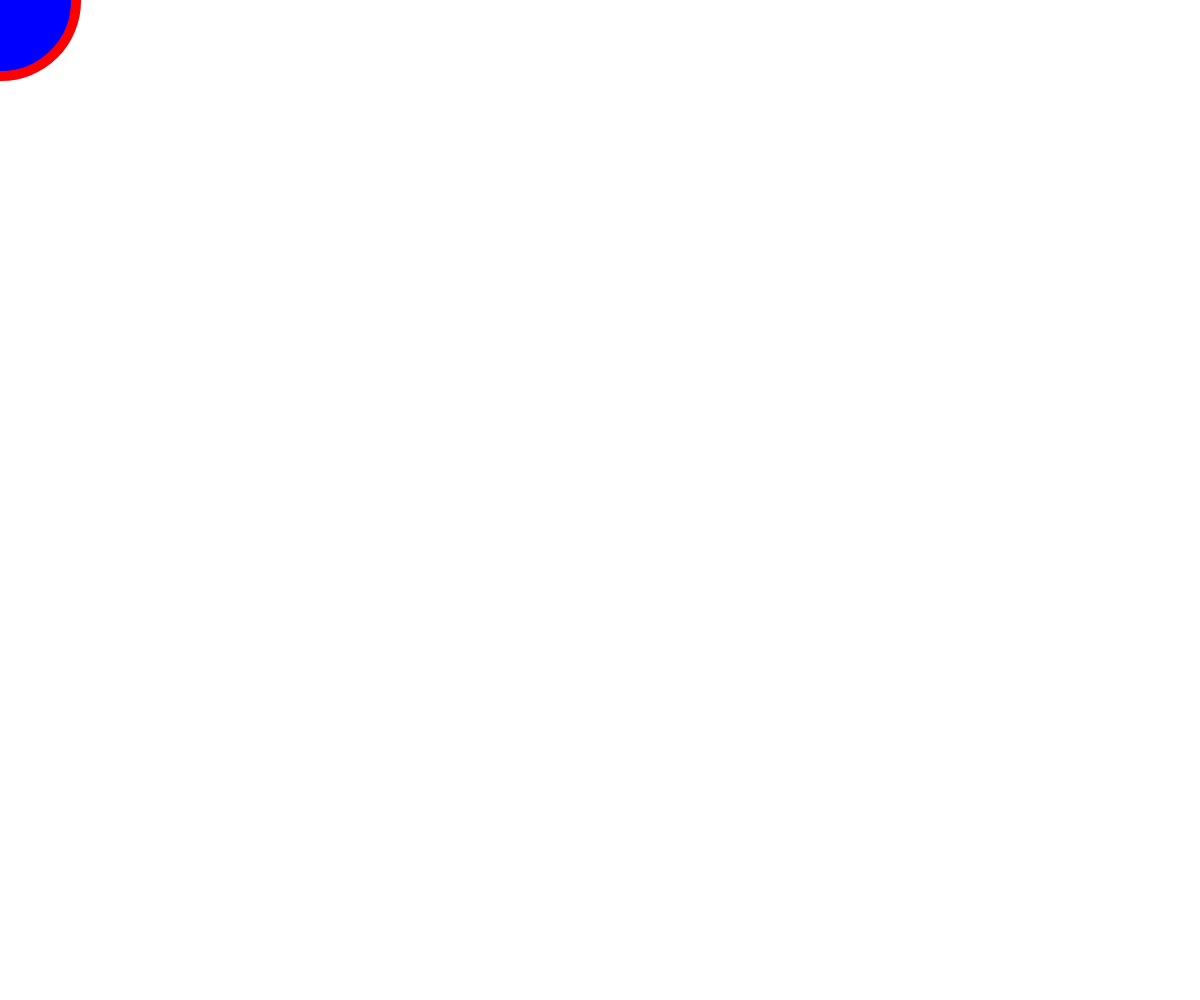
Frame 1 (no input)
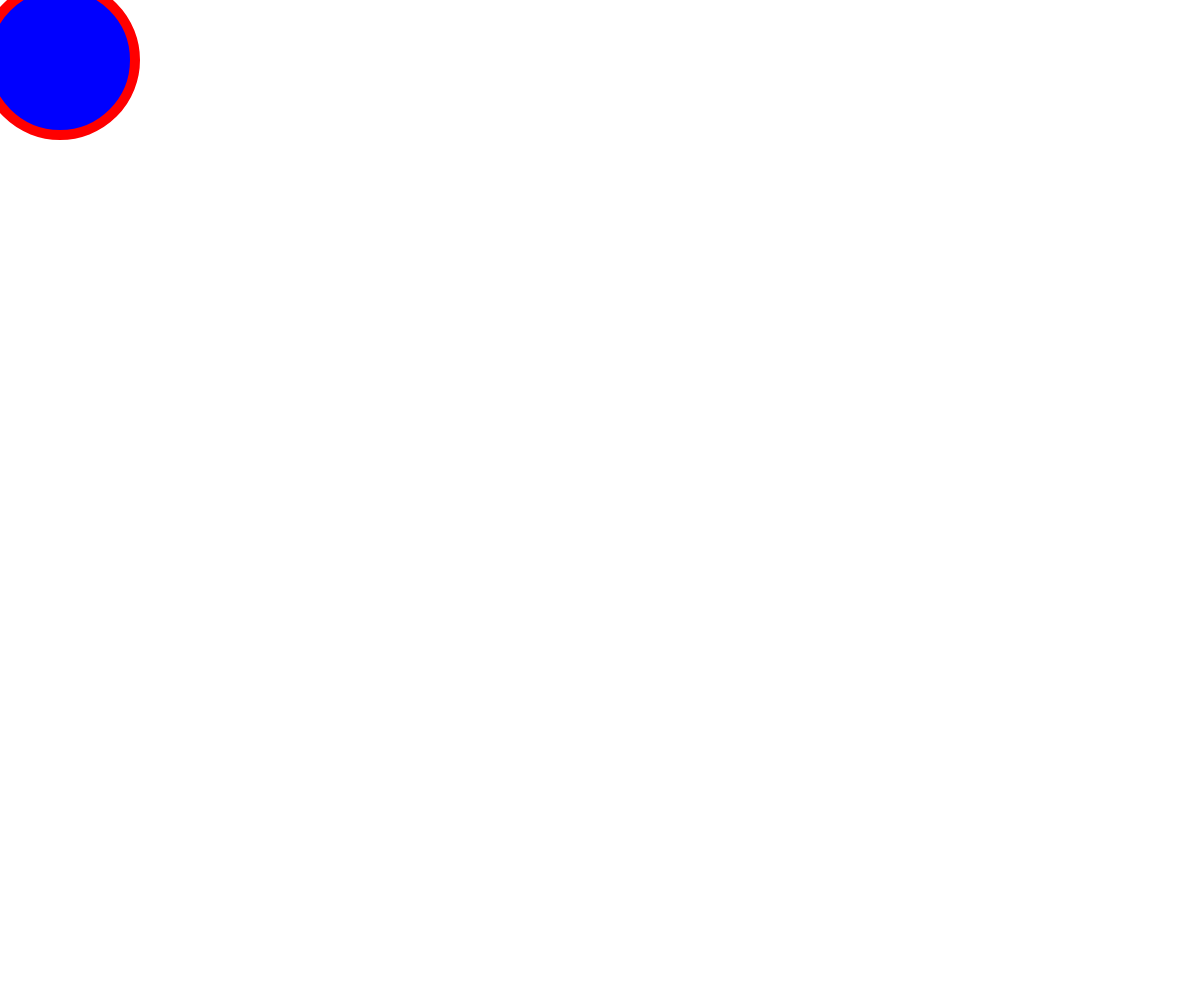
Frame 60 (no input)
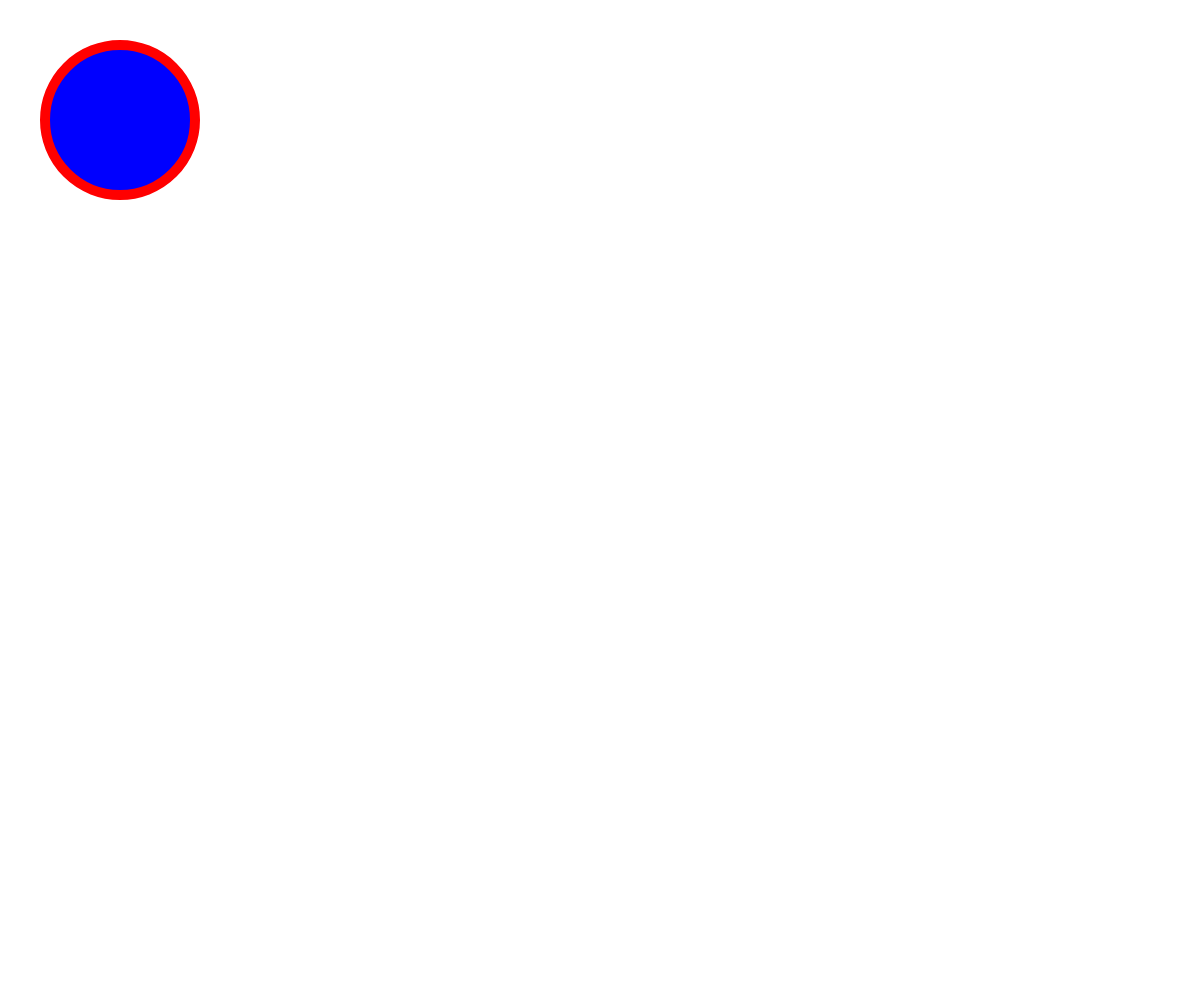
Frame 120 (the mouse pressed at the canvas centre since frame 60)

The p5.js sketch that drew these frames (run headless with seeded random() and noise() and a simulated clock; from frame 60 on, the mouse is pressed at the canvas centre):

// p5.js sketch
// ── sketch.js
function setup() {
  // Create a CANVAS with WIDTH and HEIGHT of BROWSER
  createCanvas(windowWidth,windowHeight);
}

let i = 0; //axis X
let j = 0; //axis Y

// Update the font like if was P5.JS let f = createFont("Arial", 36);
function draw() {
    // put drawing code here
     background(255,255,255); //background color
     strokeWeight(10); //Size border of ball
     stroke(255,0,0); // stroke color
     fill("blue"); //color fill
     if (i <= windowHeight || j <= windowHeight && step === 0) {
      i++;
      j++;
      if (j === windowHeight || i === windowWidth) {
        step = 1;
      }
    }
    else if (i <= windowHeight+1 || j <= windowHeight+1 && step === 1) {
      i++;
      j--;
      if (i >= windowWidth+75) {
        step = 0;
        j = 0;
        i = 0;
      }
      else {
        step = 1;
      }
    }
    ellipse(i,j,150,150)
}
     
function windowResized() {
      resizeCanvas(windowWidth,windowHeight);
      background(200);
}
